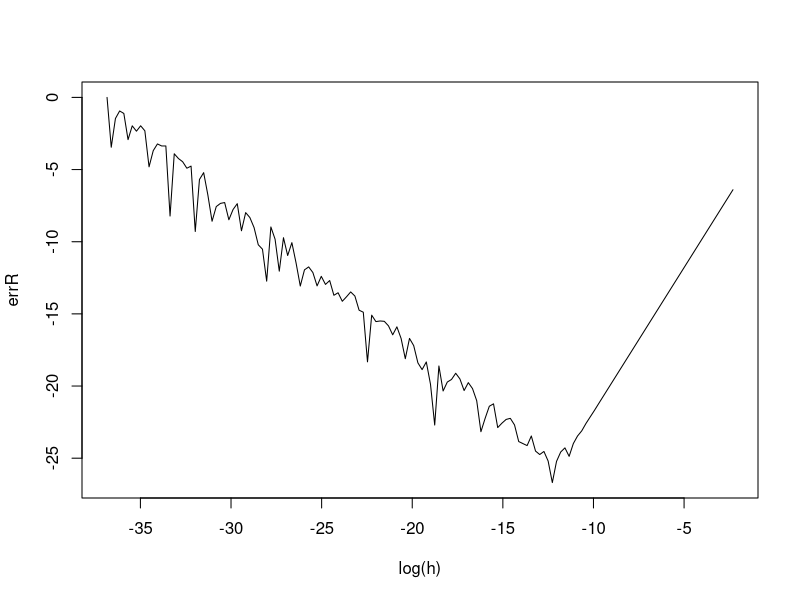

R code for this plot:
# Equipo 1

grad_cos<-function(x,h){
  (cos(x+h)-cos(x-h))/(2*h)
}

# Se utilizó un linspace de -1 a -16 con 150 puntos
x<-rep(2,150)
h<-10^(-seq(1,16,length.out=150))


errabs<-abs(-sin(x)-grad_cos(x,h))
errrel<-errabs/(abs(-sin(x)))
errR<-log(errrel)
plot(log(h),errR,type="l")



